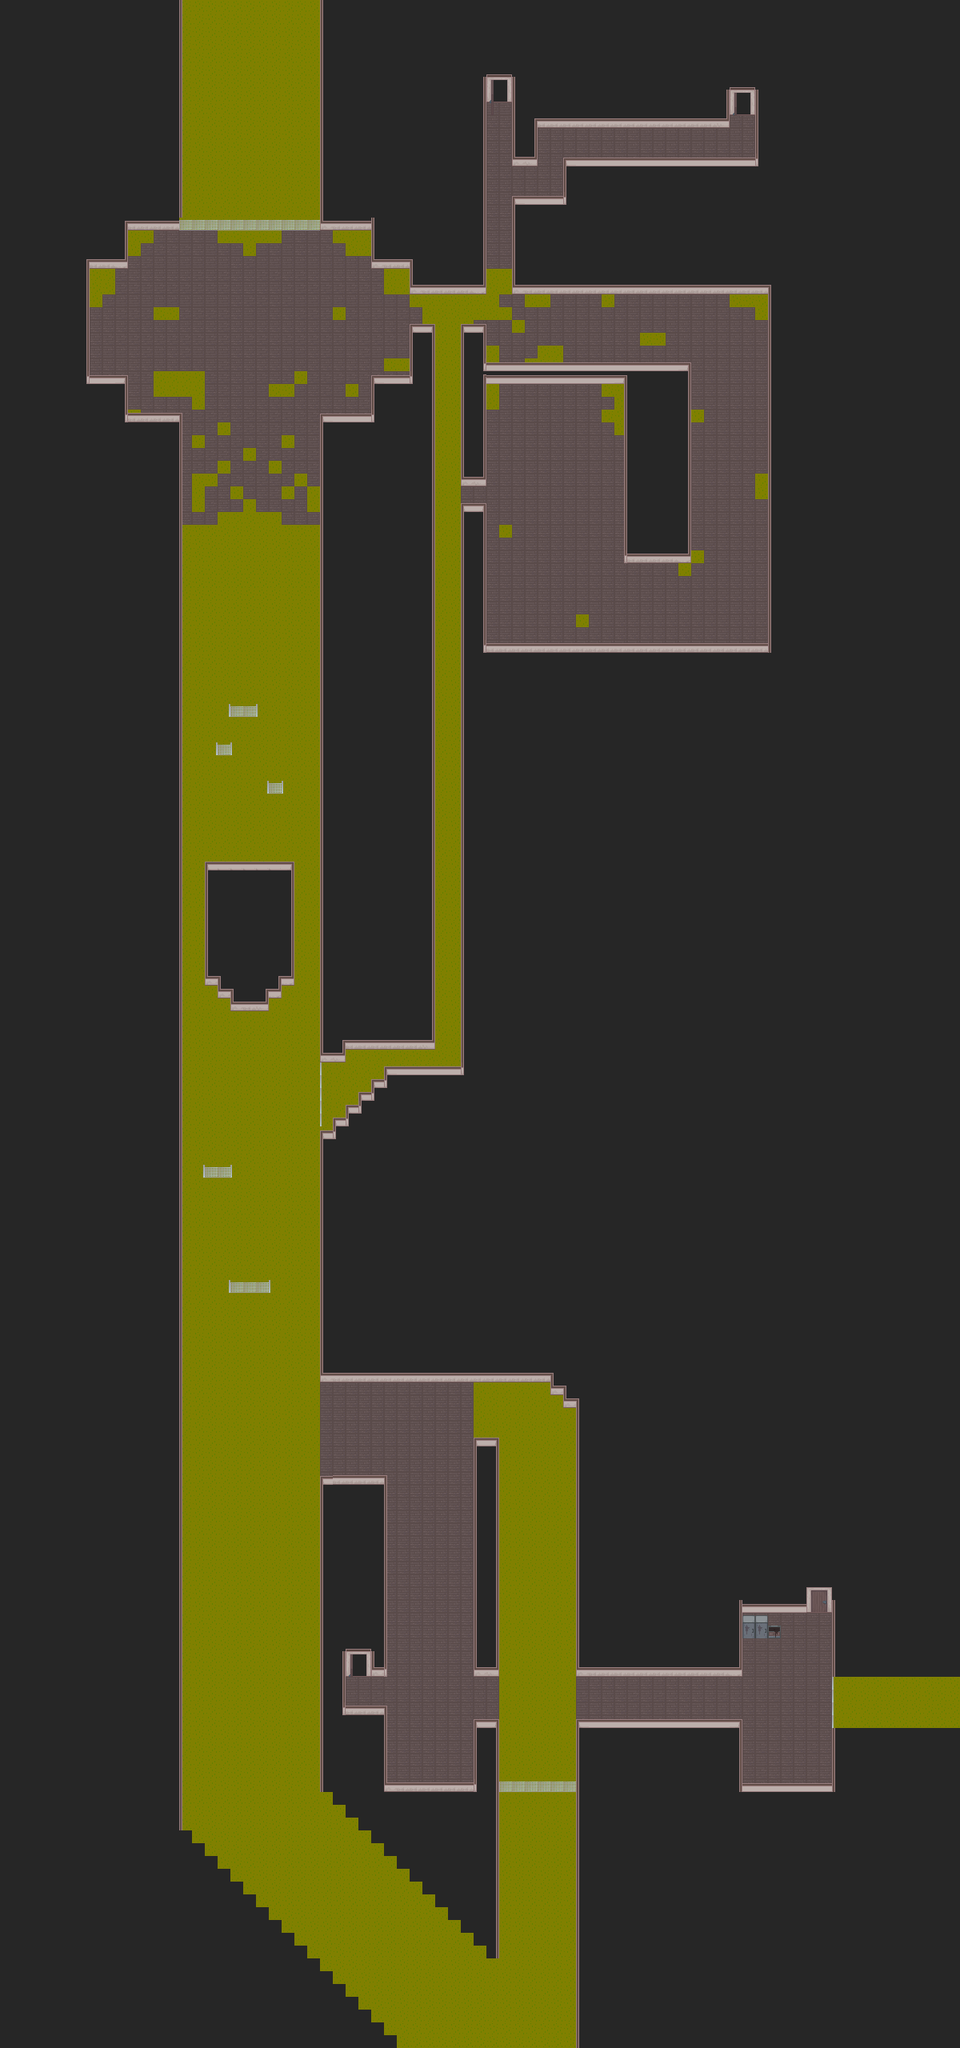

Rendered tile map (Tiled .tmx) drawn with the repository's tilesets; below, a short description and the map source with its tile grids summarised:
An orthogonal 75x160 tile map with 16x16 px tiles, 2 tile layers (Floor, background and sewage, Barriers) and 140 objects (57x VelocityChangingArea, 18x BulletBox, 17x Zombie, 17x SlowZombie, 10x FlowingRiver, ...).

<map version="1.2" tiledversion="1.3.1" orientation="orthogonal" renderorder="left-up" compressionlevel="0" width="75" height="160" tilewidth="16" tileheight="16" infinite="0" backgroundcolor="#262626" nextlayerid="17" nextobjectid="486">
 <tileset firstgid="1" source="tileset.tsx" />
 <layer id="15" name="Floor, background and sewage" width="75" height="160">
  <data>[12000 cells, 3483 non-empty, 18 distinct tile ids]</data>
 </layer>
 <layer id="16" name="Barriers" width="75" height="160">
  <data>[12000 cells, 1015 non-empty, 32 distinct tile ids]</data>
 </layer>
 <objectgroup id="14" name="gameObjects">
  <object id="1" type="Player" x="549" y="2156">
   <properties>
    <property name="hasFlashlight" type="bool" value="true" />
   </properties>
   <point />
  </object>
  <object id="2" type="Camera" x="195" y="1872.17" width="640" height="360" visible="0" />
  <object id="8" type="Zombie" x="647.003" y="549.834">
   <point />
  </object>
  <object id="12" type="Zombie" x="894" y="504.167">
   <point />
  </object>
  <object id="17" type="Zombie" x="686.996" y="613.167">
   <point />
  </object>
  <object id="18" type="Zombie" x="926" y="738.166">
   <point />
  </object>
  <object id="19" type="Entrance" x="607.375" y="108.625" width="30" height="30">
   <properties>
    <property name="gotoScene" type="file" value="../citySouth.xml" />
    <property name="gotoX" type="float" value="800" />
    <property name="gotoY" type="float" value="375" />
    <property name="isEntranceWithCustomPosition" type="bool" value="true" />
   </properties>
  </object>
  <object id="20" type="Gate" x="605.63" y="356.125">
   <point />
  </object>
  <object id="21" type="Lever" x="641.5" y="485">
   <point />
  </object>
  <object id="34" type="FlowingRiver" x="231.667" y="1270.16" width="165.334" height="972.97">
   <properties>
    <property name="pushForceX" type="float" value="0" />
    <property name="pushForceY" type="float" value="-115" />
   </properties>
  </object>
  <object id="47" type="VelocityChangingArea" x="623.333" y="1761.17" width="95.8333" height="794" />
  <object id="60" type="VelocityChangingArea" x="594.333" y="1728.67" width="91.6667" height="29.8333" />
  <object id="61" type="VelocityChangingArea" x="689.083" y="1744.67" width="12.6667" height="14.0833" />
  <object id="121" type="Entrance" x="435.455" y="2091.42" width="25.25" height="10">
   <properties>
    <property name="gotoScene" type="file" value="../canyon.xml" />
    <property name="gotoX" type="float" value="1760" />
    <property name="gotoY" type="float" value="260" />
    <property name="isEntranceWithCustomPosition" type="bool" value="true" />
   </properties>
  </object>
  <object id="122" type="Gate" x="669.63" y="194.125">
   <point />
  </object>
  <object id="123" type="Lever" x="804.667" y="163.833">
   <point />
  </object>
  <object id="124" type="Entrance" x="911.792" y="135.375" width="30" height="17">
   <properties>
    <property name="gotoScene" type="file" value="../citySouth.xml" />
    <property name="gotoX" type="float" value="1120" />
    <property name="gotoY" type="float" value="410" />
    <property name="isEntranceWithCustomPosition" type="bool" value="true" />
   </properties>
  </object>
  <object id="129" type="SlowZombie" x="571" y="1767.84">
   <point />
  </object>
  <object id="134" type="SlowZombie" x="239.833" y="2184">
   <point />
  </object>
  <object id="143" type="Zombie" x="492.167" y="1807.66">
   <point />
  </object>
  <object id="144" type="SlowZombie" x="796.5" y="394.67">
   <point />
  </object>
  <object id="145" type="SlowZombie" x="848.5" y="381.837">
   <point />
  </object>
  </objectgroup>
</map>
<!-- 118 of 140 objects omitted -->
